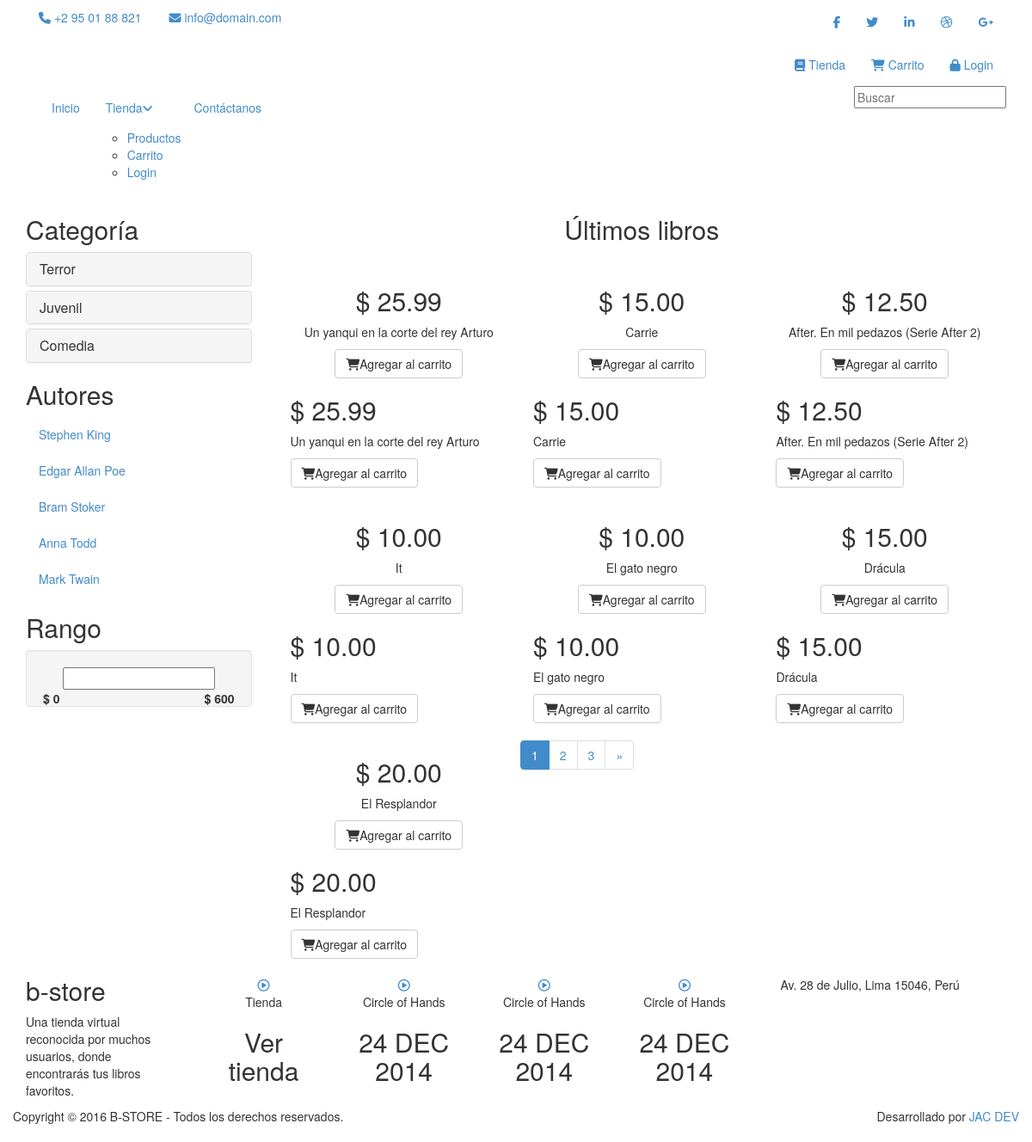
The app's page /index.php/tienda with its own data.
### tables this page shows
CREATE TABLE `categorias` (
  `categoriaId` int(11) NOT NULL,
  `descripcion` varchar(45) DEFAULT NULL,
  `rewrite` varchar(45) DEFAULT NULL
);

CREATE TABLE `autores` (
  `autorId` int(11) NOT NULL,
  `nombre` varchar(255) DEFAULT NULL
);

CREATE TABLE `libros` (
  `libroId` int(11) NOT NULL,
  `titulo` varchar(45) DEFAULT NULL,
  `categoriaId` int(11) NOT NULL,
  `precioNuevo` decimal(5,2) DEFAULT NULL,
  `precioAntiguo` decimal(5,2) DEFAULT NULL,
  `descripcion` text,
  `imagen` varchar(45) DEFAULT NULL,
  `rewrite` varchar(45) DEFAULT NULL,
  `autorId` int(11) DEFAULT NULL
);

### application/controllers/tienda.php (called while the page is built, shortened)
<?php
class Tienda extends CI_Controller {
	public function index() {
		$result = $this->libros->findAll();
		$result1 = $this->libros->findByLimit(3);
		$result2 = $this->categorias->findAll();
		$result3 = $this->libros->findByCategoria();
		$result4 = $this->autores->findAll();
		$data = array(
			"findAllLibros" => $result,
			"findByLimitLibros" => $result1,
			"findAllCategorias" => $result2,
			"findByCategoriaLibros" => $result3,
			"findAllAutores" => $result4
		);
        $this->load->view('templates/header');
		$this->load->view('tienda_view', $data);
		$this->load->view('templates/footer');
	}
}

### index.php (called while the page is built, shortened)
<?php
require_once BASEPATH.'core/CodeIgniter.php';

### application/models/categorias.php (called while the page is built)
<?php
 class Categorias extends CI_Model {
     public function findAll() {
         return $this->db->get('categorias');
     }
 }

### application/models/autores.php (called while the page is built)
<?php
 class Autores extends CI_Model {
     public function findAll() {
         return $this->db->get('autores');
     }
 }

### application/models/libros.php (called while the page is built, shortened)
<?php
 class Libros extends CI_Model {
     public function findAll() {
         $this->db->from('libros');
         $this->db->order_by("libroId", "desc");
         return $this->db->get();
     }
     public function findByLimit($limit = "") {
         $this->db->order_by("libroId", "desc");
         return $this->db->get('libros', $limit);
     }
     public function findByCategoria() {
         $this->db->order_by("libroId", "desc");
         return $this->db->get('libros');
     }
 }

### application/views/tienda_view.php (the view)
<?php
echo'
	<section id="advertisement">
		<div class="container">
			<img src="' . base_url() . 'assets/images/shop/advertisement.jpg" alt="" />
		</div>
	</section>
	<section>
		<div class="container">
			<div class="row">
				<div class="col-sm-3">
					<div class="left-sidebar">
						<h2>Categoría</h2>
						<div class="panel-group category-products" id="accordian">';
						foreach ($findAllCategorias->result() as $categoria):
							echo '
							<div class="panel panel-default">
								<div class="panel-heading">
									<h4 class="panel-title"><a href="#">' . $categoria->descripcion . '</a></h4>
								</div>
							</div>';
						endforeach;
						echo '
						</div>
						<div class="brands_products">
							<h2>Autores</h2>
							<div class="brands-name">
								<ul class="nav nav-pills nav-stacked">';
								foreach ($findAllAutores->result() as $autores):
									echo '
									<li><a href="#">' . $autores->nombre . '</a></li>';
								endforeach;
								echo '
								</ul>
							</div>
						</div>
						<div class="price-range">
							<h2>Rango</h2>
							<div class="well text-center">
								 <input type="text" class="span2" value="" data-slider-min="0" data-slider-max="600" data-slider-step="5" data-slider-value="[250,450]" id="sl2" ><br />
								 <b class="pull-left">$ 0</b> <b class="pull-right">$ 600</b>
							</div>
						</div>
						<div class="shipping text-center">
							<img src="' . base_url() . 'assets/images/home/shipping.jpg" alt="" />
						</div>
					</div>
				</div>
				<div class="col-sm-9 padding-right">
					<div class="features_items">
					<h2 class="title text-center">Últimos libros</h2>';
					foreach ($findAllLibros->result() as $libro):
						echo '<div class="col-sm-4">
							<div class="product-image-wrapper">
								<div class="single-products">
									<div class="productinfo text-center">
										<img src="' . base_url() . 'assets/images/libros/' . $libro->imagen . '" alt="" />
										<h2>$ ' . $libro->precioNuevo . '</h2>
										<p>' . $libro->titulo . '</p>
										<a href="' . base_url() . 'tienda/' . $libro->rewrite . '" class="btn btn-default add-to-cart"><i class="fa fa-shopping-cart"></i>Agregar al carrito</a>
									</div>
									<div class="product-overlay">
										<div class="overlay-content">
											<h2>$ ' . $libro->precioNuevo . '</h2>
											<p>' . $libro->titulo . '</p>
											<a href="' . base_url() . 'tienda/' . $libro->rewrite . '" class="btn btn-default add-to-cart"><i class="fa fa-shopping-cart"></i>Agregar al carrito</a>
										</div>
									</div>
								</div>
							</div>
						</div>';
					endforeach;
				echo '
					</div>
					<ul class="pagination">
						<li class="active"><a href="">1</a></li>
						<li><a href="">2</a></li>
						<li><a href="">3</a></li>
						<li><a href="">&raquo;</a></li>
					</ul>
				</div>
			</div>
		</div>
	</section>';

### records on screen
categorias: descripcion "Terror"
categorias: descripcion "Juvenil"
categorias: descripcion "Comedia"
autores: nombre "Stephen King"
autores: nombre "Edgar Allan Poe"
autores: nombre "Bram Stoker"
autores: nombre "Anna Todd"
autores: nombre "Mark Twain"
libros: precioNuevo "25.99", titulo "Un yanqui en la corte del rey Arturo"
libros: precioNuevo "15.00", titulo "Carrie"
libros: precioNuevo "12.50", titulo "After. En mil pedazos (Serie After 2)"
libros: precioNuevo "10.00", titulo "It"
libros: precioNuevo "10.00", titulo "El gato negro"
libros: precioNuevo "15.00", titulo "Drácula"
libros: precioNuevo "20.00", titulo "El Resplandor"
